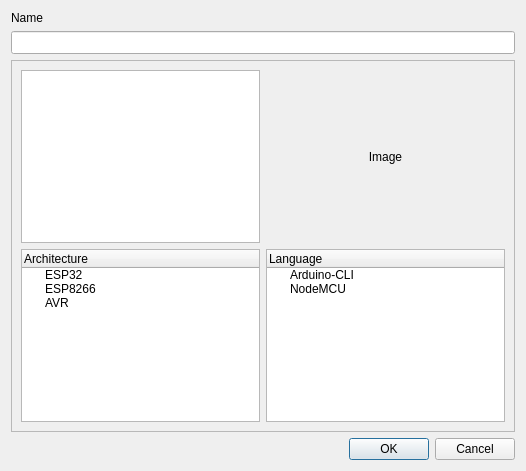
<?xml version="1.0" encoding="UTF-8"?>
<ui version="4.0">
 <class>NewProjectDialog</class>
 <widget class="QDialog" name="NewProjectDialog">
  <property name="geometry">
   <rect>
    <x>0</x>
    <y>0</y>
    <width>526</width>
    <height>471</height>
   </rect>
  </property>
  <property name="windowTitle">
   <string>Create new Project</string>
  </property>
  <layout class="QVBoxLayout" name="verticalLayout">
   <item>
    <widget class="QLabel" name="label">
     <property name="sizePolicy">
      <sizepolicy hsizetype="Preferred" vsizetype="Fixed">
       <horstretch>0</horstretch>
       <verstretch>0</verstretch>
      </sizepolicy>
     </property>
     <property name="text">
      <string>Name</string>
     </property>
    </widget>
   </item>
   <item>
    <widget class="QLineEdit" name="projectName">
     <property name="font">
      <font>
       <pointsize>10</pointsize>
      </font>
     </property>
     <property name="clearButtonEnabled">
      <bool>true</bool>
     </property>
    </widget>
   </item>
   <item>
    <widget class="QFrame" name="frame">
     <property name="frameShape">
      <enum>QFrame::StyledPanel</enum>
     </property>
     <property name="frameShadow">
      <enum>QFrame::Raised</enum>
     </property>
     <layout class="QGridLayout" name="gridLayout">
      <item row="0" column="1">
       <widget class="QLabel" name="label_PartPicture">
        <property name="text">
         <string>Image</string>
        </property>
        <property name="alignment">
         <set>Qt::AlignCenter</set>
        </property>
       </widget>
      </item>
      <item row="1" column="0">
       <widget class="QTreeWidget" name="treeWidget_Architecture">
        <column>
         <property name="text">
          <string>Architecture</string>
         </property>
        </column>
        <item>
         <property name="text">
          <string>ESP32</string>
         </property>
        </item>
        <item>
         <property name="text">
          <string>ESP8266</string>
         </property>
        </item>
        <item>
         <property name="text">
          <string>AVR</string>
         </property>
        </item>
       </widget>
      </item>
      <item row="1" column="1">
       <widget class="QTreeWidget" name="treeWidget_Language">
        <column>
         <property name="text">
          <string>Language</string>
         </property>
        </column>
        <item>
         <property name="text">
          <string>Arduino-CLI</string>
         </property>
        </item>
        <item>
         <property name="text">
          <string>NodeMCU</string>
         </property>
        </item>
       </widget>
      </item>
      <item row="0" column="0">
       <widget class="QListWidget" name="listWidget_boardName"/>
      </item>
     </layout>
    </widget>
   </item>
   <item>
    <widget class="QDialogButtonBox" name="buttonBox">
     <property name="orientation">
      <enum>Qt::Horizontal</enum>
     </property>
     <property name="standardButtons">
      <set>QDialogButtonBox::Cancel|QDialogButtonBox::Ok</set>
     </property>
    </widget>
   </item>
  </layout>
 </widget>
 <resources/>
 <connections>
  <connection>
   <sender>buttonBox</sender>
   <signal>accepted()</signal>
   <receiver>NewProjectDialog</receiver>
   <slot>accept()</slot>
   <hints>
    <hint type="sourcelabel">
     <x>248</x>
     <y>254</y>
    </hint>
    <hint type="destinationlabel">
     <x>157</x>
     <y>274</y>
    </hint>
   </hints>
  </connection>
  <connection>
   <sender>buttonBox</sender>
   <signal>rejected()</signal>
   <receiver>NewProjectDialog</receiver>
   <slot>reject()</slot>
   <hints>
    <hint type="sourcelabel">
     <x>316</x>
     <y>260</y>
    </hint>
    <hint type="destinationlabel">
     <x>286</x>
     <y>274</y>
    </hint>
   </hints>
  </connection>
 </connections>
</ui>
